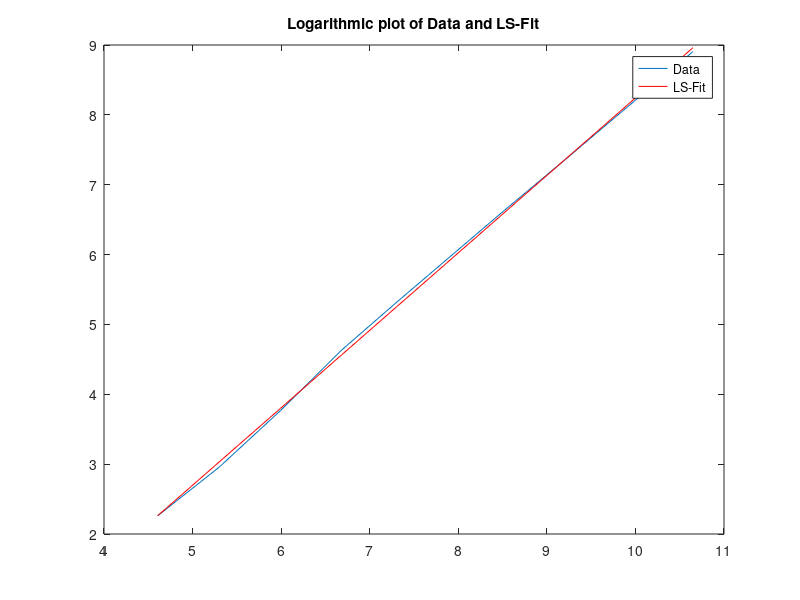

This figure's MATLAB source:
clc 
clear all
close all 

% Weltrekorde [Distanz (m), Zeit (sec)] M?nner, Laufen
% Quelle Wikipedia (30/01/2012), olympische Disziplinen

rekorde(1,:) = [  100,    9.58];   %  9,58 Usain Bolt              16.08.2009
rekorde(2,:) = [  200,   19.19];   % 19,19 Usain Bolt              20.08.2009	 
rekorde(3,:) = [  400,   43.18];   % 43,18 Michael Johnson         26.08.1999	 
rekorde(4,:) = [  800,  103.01];   % 1:43,01 David Lekuta Rudisha  29.08.2010	 
rekorde(5,:) = [ 1500,  206.00];   % 3:26,00Hicham El Guerrouj     14.07.1998	 
rekorde(6,:) = [ 5000,  757.35];   % 12:37,35Kenenisa Bekele       31.05.2004	 
rekorde(7,:) = [10000, 1577.53];   % 26:17,53Kenenisa Bekele       26.08.2005	 
rekorde(8,:) = [42195, 7380.58];   % 2:03:38 Patrick Makau         25.09.2011


% Dieser Datensatz kann auch benutzt werden...

rekorde_fun(1,:) = [ 1000,   215];  %    3:35, Trainingslauf
rekorde_fun(2,:) = [10000,  2624];  %   43:44, Stadtlauf Heidenheim 05.06.2012
rekorde_fun(3,:) = [21098,  5651];  % 1:34:11, Halbmarathon         18.09.2012
rekorde_fun(4,:) = [42195, 13167];  % 3:39:27, Marathon M?nchen     15.10.2012
rekorde_fun(5,:) = [50000, 16680];  % 4:38:22, 50 km Nachtlauf      01.07.2012

% Initialize matrices
dat = log(rekorde);
A = [dat(:,1).^0 dat(:,1)];
d = dat(:,2);

% set up least-squares problem
x = (A'*A) \ (A'*d);

%%

plot(dat(:,1),dat(:,2));
hold on
plot(dat(:,1), x(2)*dat(:,1)+x(1),'r')
legend('Data', 'LS-Fit')
title('Logarithmic plot of Data and LS-Fit')


